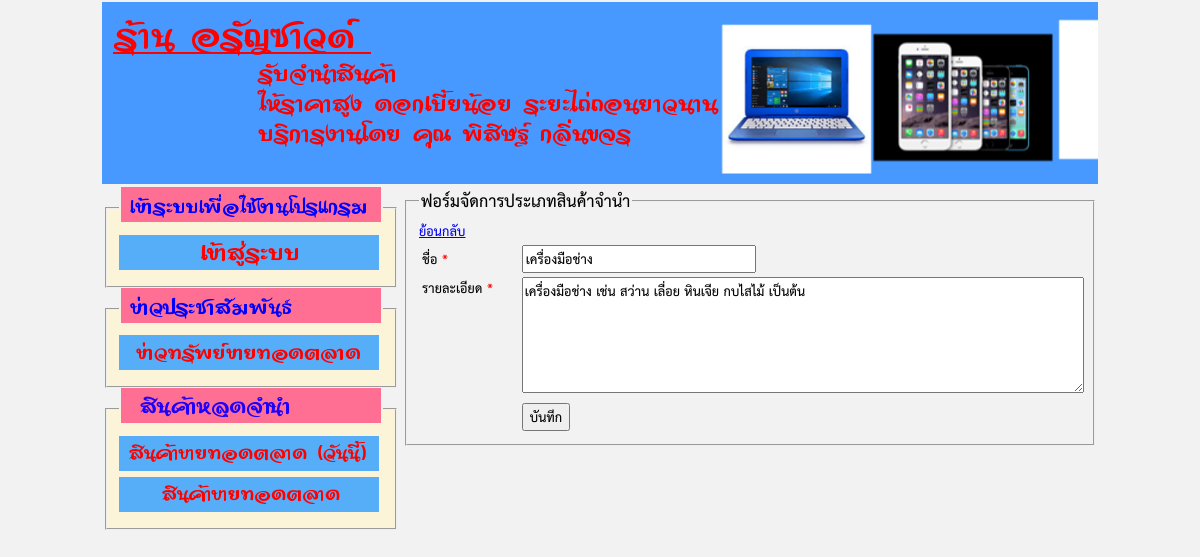
The page /admin/product-type-form.php?id=5 on the database its author committed.
### tables this page shows
CREATE TABLE `product_type` (
  `type_id` int(11) NOT NULL,
  `type_name` varchar(100) NOT NULL,
  `type_desc` text NOT NULL,
  `create_date` date NOT NULL,
  `create_by` int(11) NOT NULL
);

### admin/product-type-form.php (the view, shortened to what this page needs)
<?php include '../include/inc_header.php'; ?>
<?php
include '../database/connect.php';
$type_id = empty($_GET['id']) ? '' : $_GET['id'];
$type_name = $type_desc = '';
if (!empty($type_id)) {
    $sql = "SELECT `type_id`, `type_name`, `type_desc`, DATE_FORMAT(create_date,'%d-%m-%Y') create_date, `create_by` ";
    $sql .= " FROM `product_type` WHERE type_id =  " . $type_id;
    $query = mysqli_query($conn, $sql) or die(mysqli_error($conn));
    $result = mysqli_fetch_assoc($query);
    $type_name = $result['type_name'];
    $type_desc = $result['type_desc'];
}
?>
<fieldset>
    <legend>ฟอร์มจัดการประเภทสินค้าจำนำ</legend>
    <a href="product-type-list.php">ย้อนกลับ</a>
    <form name="news" action="product-type-save.php" method="POST">
        <table width="100%">
            <tbody>
                <tr>
                    <td width="15%"><label>ชื่อ <span class="require">*</span></label></td>
                    <td width="35%">
                        <input type="text" style="width: 100%" name="type_name" value="<?= $type_name ?>" required/>
                    </td>
                    <td></td>
                    <td></td>
                </tr>
                <tr>
                    <td style="vertical-align: top;"><label>รายละเอียด <span class="require">*</span></label></td>
                    <td colspan="3">
                        <textarea style="width: 100%;" rows="5" name="type_desc"><?= $type_desc ?></textarea>
                    </td>
                </tr>
                <tr>
                    <td></td>
                    <td><input type="submit" value="บันทึก" /></td>
                    <td></td>
                    <td></td>
                </tr>
            </tbody>
        </table>
    </form>
</fieldset>
<?php include '../include/inc_footer.php'; ?>

### css/pawn-style.css (style rules this page uses)
body * { font-family: THSarabun; }
span.require { color : red; }
legend { font-size: 24px; font-weight:bold; }
fieldset *:not(legend) { font-size: 19px; }

### rows shown on the page
product_type: type_name "เครื่องมือช่าง", type_desc "เครื่องมือช่าง เช่น สว่าน เลื่อย หินเจีย กบไสไม้ เป็นต้น"
